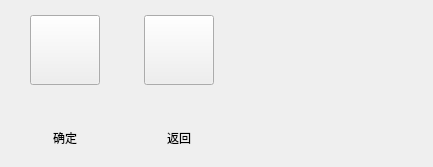
       <widget class="QWidget" name="controlCollectionValuePage">
        <layout class="QHBoxLayout" name="horizontalLayout_37">
         <property name="spacing">
          <number>44</number>
         </property>
         <property name="leftMargin">
          <number>30</number>
         </property>
         <property name="topMargin">
          <number>15</number>
         </property>
         <property name="rightMargin">
          <number>30</number>
         </property>
         <property name="bottomMargin">
          <number>20</number>
         </property>
         <item>
          <layout class="QVBoxLayout" name="verticalLayout_91">
           <item>
            <widget class="QPushButton" name="collectionValueOkBtn">
             <property name="minimumSize">
              <size>
               <width>70</width>
               <height>70</height>
              </size>
             </property>
             <property name="maximumSize">
              <size>
               <width>70</width>
               <height>70</height>
              </size>
             </property>
             <property name="text">
              <string/>
             </property>
            </widget>
           </item>
           <item>
            <widget class="QLabel" name="collectionValueOkBtnLabel">
             <property name="text">
              <string>确定</string>
             </property>
             <property name="alignment">
              <set>Qt::AlignCenter</set>
             </property>
            </widget>
           </item>
          </layout>
         </item>
         <item>
          <layout class="QVBoxLayout" name="verticalLayout_92">
           <item>
            <widget class="QPushButton" name="collectionValueBackBtn">
             <property name="minimumSize">
              <size>
               <width>70</width>
               <height>70</height>
              </size>
             </property>
             <property name="maximumSize">
              <size>
               <width>70</width>
               <height>70</height>
              </size>
             </property>
             <property name="text">
              <string/>
             </property>
            </widget>
           </item>
           <item>
            <widget class="QLabel" name="collectionValueBackBtnLabel">
             <property name="text">
              <string>返回</string>
             </property>
             <property name="alignment">
              <set>Qt::AlignCenter</set>
             </property>
            </widget>
           </item>
          </layout>
         </item>
         <item>
          <spacer name="horizontalSpacer_8">
           <property name="orientation">
            <enum>Qt::Horizontal</enum>
           </property>
           <property name="sizeHint" stdset="0">
            <size>
             <width>189</width>
             <height>20</height>
            </size>
           </property>
          </spacer>
         </item>
        </layout>
       </widget>
